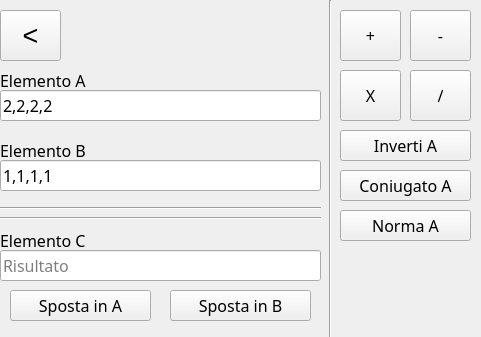
<?xml version="1.0" encoding="UTF-8"?>
<ui version="4.0">
 <class>QuaternionView</class>
 <widget class="QWidget" name="QuaternionView">
  <property name="geometry">
   <rect>
    <x>0</x>
    <y>0</y>
    <width>481</width>
    <height>337</height>
   </rect>
  </property>
  <property name="windowTitle">
   <string>Form</string>
  </property>
  <widget class="QLineEdit" name="lineEditElementB">
   <property name="geometry">
    <rect>
     <x>0</x>
     <y>160</y>
     <width>321</width>
     <height>31</height>
    </rect>
   </property>
   <property name="font">
    <font>
     <family>Microsoft JhengHei Light</family>
     <pointsize>12</pointsize>
    </font>
   </property>
   <property name="text">
    <string>1,1,1,1</string>
   </property>
   <property name="placeholderText">
    <string>Formato: &quot;a, b, c, d&quot;</string>
   </property>
  </widget>
  <widget class="QPushButton" name="btnSomma">
   <property name="geometry">
    <rect>
     <x>340</x>
     <y>10</y>
     <width>61</width>
     <height>51</height>
    </rect>
   </property>
   <property name="font">
    <font>
     <family>Microsoft JhengHei Light</family>
     <pointsize>12</pointsize>
    </font>
   </property>
   <property name="text">
    <string>+</string>
   </property>
  </widget>
  <widget class="QLabel" name="labelElementB">
   <property name="geometry">
    <rect>
     <x>0</x>
     <y>140</y>
     <width>321</width>
     <height>21</height>
    </rect>
   </property>
   <property name="font">
    <font>
     <family>Microsoft JhengHei Light</family>
     <pointsize>12</pointsize>
    </font>
   </property>
   <property name="text">
    <string>Elemento B</string>
   </property>
  </widget>
  <widget class="QPushButton" name="btnSottrazione">
   <property name="geometry">
    <rect>
     <x>410</x>
     <y>10</y>
     <width>61</width>
     <height>51</height>
    </rect>
   </property>
   <property name="font">
    <font>
     <family>Microsoft JhengHei Light</family>
     <pointsize>12</pointsize>
    </font>
   </property>
   <property name="text">
    <string>-</string>
   </property>
  </widget>
  <widget class="QPushButton" name="btnInverso">
   <property name="geometry">
    <rect>
     <x>340</x>
     <y>130</y>
     <width>131</width>
     <height>31</height>
    </rect>
   </property>
   <property name="font">
    <font>
     <family>Microsoft JhengHei Light</family>
     <pointsize>12</pointsize>
    </font>
   </property>
   <property name="text">
    <string>Inverti A</string>
   </property>
  </widget>
  <widget class="Line" name="line_2">
   <property name="geometry">
    <rect>
     <x>0</x>
     <y>200</y>
     <width>321</width>
     <height>16</height>
    </rect>
   </property>
   <property name="font">
    <font>
     <family>Microsoft JhengHei Light</family>
     <pointsize>12</pointsize>
    </font>
   </property>
   <property name="orientation">
    <enum>Qt::Horizontal</enum>
   </property>
  </widget>
  <widget class="QLabel" name="labelElementC">
   <property name="geometry">
    <rect>
     <x>0</x>
     <y>230</y>
     <width>321</width>
     <height>21</height>
    </rect>
   </property>
   <property name="font">
    <font>
     <family>Microsoft JhengHei Light</family>
     <pointsize>12</pointsize>
    </font>
   </property>
   <property name="text">
    <string>Elemento C</string>
   </property>
  </widget>
  <widget class="QPushButton" name="btnNorma">
   <property name="geometry">
    <rect>
     <x>340</x>
     <y>210</y>
     <width>131</width>
     <height>31</height>
    </rect>
   </property>
   <property name="font">
    <font>
     <family>Microsoft JhengHei Light</family>
     <pointsize>12</pointsize>
    </font>
   </property>
   <property name="text">
    <string>Norma A</string>
   </property>
  </widget>
  <widget class="QPushButton" name="btnBack">
   <property name="geometry">
    <rect>
     <x>0</x>
     <y>10</y>
     <width>61</width>
     <height>51</height>
    </rect>
   </property>
   <property name="font">
    <font>
     <family>MS Shell Dlg 2</family>
     <pointsize>20</pointsize>
    </font>
   </property>
   <property name="text">
    <string>&lt;</string>
   </property>
  </widget>
  <widget class="QPushButton" name="btnConiugato">
   <property name="geometry">
    <rect>
     <x>340</x>
     <y>170</y>
     <width>131</width>
     <height>31</height>
    </rect>
   </property>
   <property name="font">
    <font>
     <family>Microsoft JhengHei Light</family>
     <pointsize>12</pointsize>
    </font>
   </property>
   <property name="text">
    <string>Coniugato A</string>
   </property>
  </widget>
  <widget class="QPushButton" name="btnMoveToB">
   <property name="geometry">
    <rect>
     <x>170</x>
     <y>290</y>
     <width>141</width>
     <height>31</height>
    </rect>
   </property>
   <property name="font">
    <font>
     <family>Microsoft JhengHei Light</family>
     <pointsize>12</pointsize>
    </font>
   </property>
   <property name="text">
    <string>Sposta in B</string>
   </property>
  </widget>
  <widget class="QPushButton" name="btnMoveToA">
   <property name="geometry">
    <rect>
     <x>10</x>
     <y>290</y>
     <width>141</width>
     <height>31</height>
    </rect>
   </property>
   <property name="font">
    <font>
     <family>Microsoft JhengHei Light</family>
     <pointsize>12</pointsize>
    </font>
   </property>
   <property name="text">
    <string>Sposta in A</string>
   </property>
  </widget>
  <widget class="QLineEdit" name="lineEditElementA">
   <property name="geometry">
    <rect>
     <x>0</x>
     <y>90</y>
     <width>321</width>
     <height>31</height>
    </rect>
   </property>
   <property name="font">
    <font>
     <family>Microsoft JhengHei Light</family>
     <pointsize>12</pointsize>
    </font>
   </property>
   <property name="text">
    <string>2,2,2,2</string>
   </property>
   <property name="placeholderText">
    <string>Formato: &quot;a, b, c, d&quot;</string>
   </property>
  </widget>
  <widget class="QPushButton" name="btnMoltiplicazione">
   <property name="geometry">
    <rect>
     <x>340</x>
     <y>70</y>
     <width>61</width>
     <height>51</height>
    </rect>
   </property>
   <property name="font">
    <font>
     <family>Microsoft JhengHei Light</family>
     <pointsize>12</pointsize>
    </font>
   </property>
   <property name="text">
    <string>X</string>
   </property>
  </widget>
  <widget class="Line" name="line_3">
   <property name="geometry">
    <rect>
     <x>0</x>
     <y>210</y>
     <width>321</width>
     <height>16</height>
    </rect>
   </property>
   <property name="font">
    <font>
     <family>Microsoft JhengHei Light</family>
     <pointsize>12</pointsize>
    </font>
   </property>
   <property name="orientation">
    <enum>Qt::Horizontal</enum>
   </property>
  </widget>
  <widget class="QPushButton" name="btnDivisione">
   <property name="geometry">
    <rect>
     <x>410</x>
     <y>70</y>
     <width>61</width>
     <height>51</height>
    </rect>
   </property>
   <property name="font">
    <font>
     <family>Microsoft JhengHei Light</family>
     <pointsize>12</pointsize>
    </font>
   </property>
   <property name="text">
    <string>/</string>
   </property>
  </widget>
  <widget class="QLineEdit" name="lineEditElementC">
   <property name="enabled">
    <bool>true</bool>
   </property>
   <property name="geometry">
    <rect>
     <x>0</x>
     <y>250</y>
     <width>321</width>
     <height>31</height>
    </rect>
   </property>
   <property name="font">
    <font>
     <family>Microsoft JhengHei Light</family>
     <pointsize>12</pointsize>
    </font>
   </property>
   <property name="readOnly">
    <bool>true</bool>
   </property>
   <property name="placeholderText">
    <string>Risultato</string>
   </property>
  </widget>
  <widget class="QLabel" name="labelElementA">
   <property name="geometry">
    <rect>
     <x>0</x>
     <y>70</y>
     <width>321</width>
     <height>21</height>
    </rect>
   </property>
   <property name="font">
    <font>
     <family>Microsoft JhengHei Light</family>
     <pointsize>12</pointsize>
    </font>
   </property>
   <property name="text">
    <string>Elemento A</string>
   </property>
  </widget>
  <widget class="Line" name="line">
   <property name="geometry">
    <rect>
     <x>320</x>
     <y>0</y>
     <width>20</width>
     <height>401</height>
    </rect>
   </property>
   <property name="font">
    <font>
     <family>Microsoft JhengHei Light</family>
     <pointsize>12</pointsize>
    </font>
   </property>
   <property name="orientation">
    <enum>Qt::Vertical</enum>
   </property>
  </widget>
 </widget>
 <resources/>
 <connections/>
</ui>
